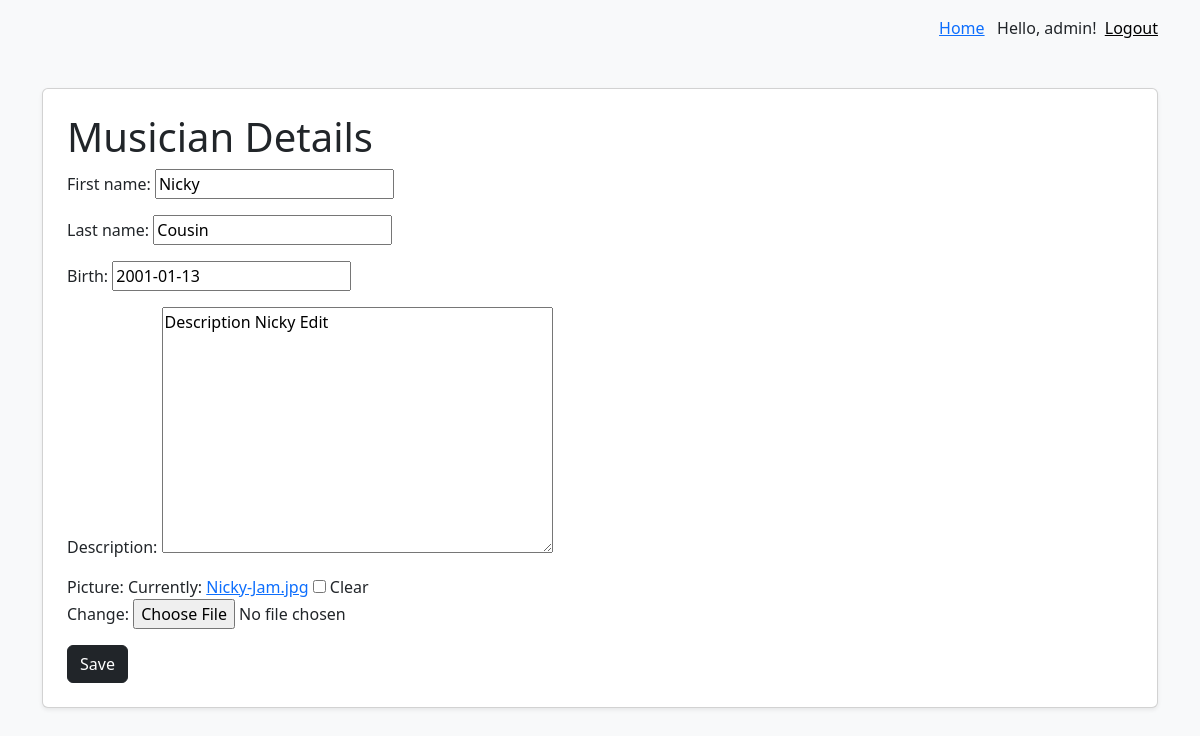
The app's page /bands/edit_musician/5/ (signed in) with its own data.
### bands/models.py (models this page shows, shortened)
class Musician(models.Model):
    first_name = models.CharField(max_length=50)
    last_name = models.CharField(max_length=50)
    birth = models.DateField()
    description = models.TextField(blank=True)
    picture = models.ImageField(blank=True, null=True)
    class Meta:
        ordering = ["last_name", "first_name"]

### bands/views.py (the view, shortened to what this page needs)
def edit_musician(request, musician_id=0):
    if musician_id != 0:
        musician = get_object_or_404(Musician, id=musician_id)
        if (
            not request.user.is_staff
            and not request.user.userprofile.musician_profiles.filter(
                id=musician_id
            ).exists()
        ):
            raise Http404("Can only edit controlled musicians")
    if request.method == "GET":
        if musician_id == 0:
            form = MusicianForm()
        else:
            form = MusicianForm(instance=musician)
    data = {
        "form": form,
    }
    return render(request, "edit_musician.html", data)

### templates/edit_musician.html (shortened to what this page needs)
{% extends "base.html" %}
{% block content %}
    <h1>Musician Details</h1>
    <form method="post" enctype="multipart/form-data">
        {{ form.as_p }}
        <button class="btn btn-dark" type="submit">Save</button>
    </form>
{% endblock content %}

### templates/base.html (shortened to what this page needs)
<!DOCTYPE html>
<html lang="en">
<head>
    <link
        href="https://cdn.jsdelivr.net/npm/bootstrap@5.3.3/dist/css/bootstrap.min.css"
        rel="stylesheet"
>
</head>
<body class="bg-light">
    <div class="container mt-3 d-flex justify-content-end">
        <a href="{% url 'home' %}">Home</a>&nbsp;&nbsp;
        {% if user.is_authenticated %}
            Hello, {{ user.username }}! &nbsp;
            <form id="logout-form" method="post" action="{% url 'logout' %}">
                <button type="submit" style="background: none; border:none; cursor:pointer; padding:0; text-decoration: underline;">
                    Logout
                </button>
            </form>
        {% else %}
            <a href="{% url 'login' %}">Login</a>
        {% endif %}
    </div>
    <main class="container my-5">
        <div class="card shadow-sm p-4 bg-white rounded">
            {% block content %}
            {% endblock content %}
        </div>
    </main>
</body>
</html>

### records on screen
Musician: first_name "Nicky", last_name "Cousin", birth "2001-01-13", description "Description Nicky Edit"

### other values on screen
{{ user.username }} "admin"
